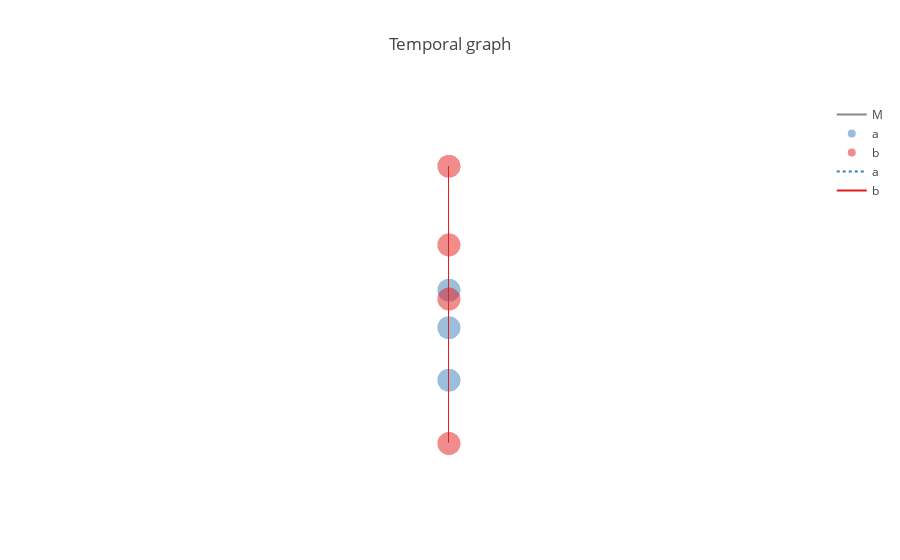

The code cell stored with this chart in its notebook:
### Code cell
import occ.vis.occasion_graph
g = occ.vis.occasion_graph.generate_causal_graph_figure(occasion_graph, medium_graph)
py.iplot(g)
